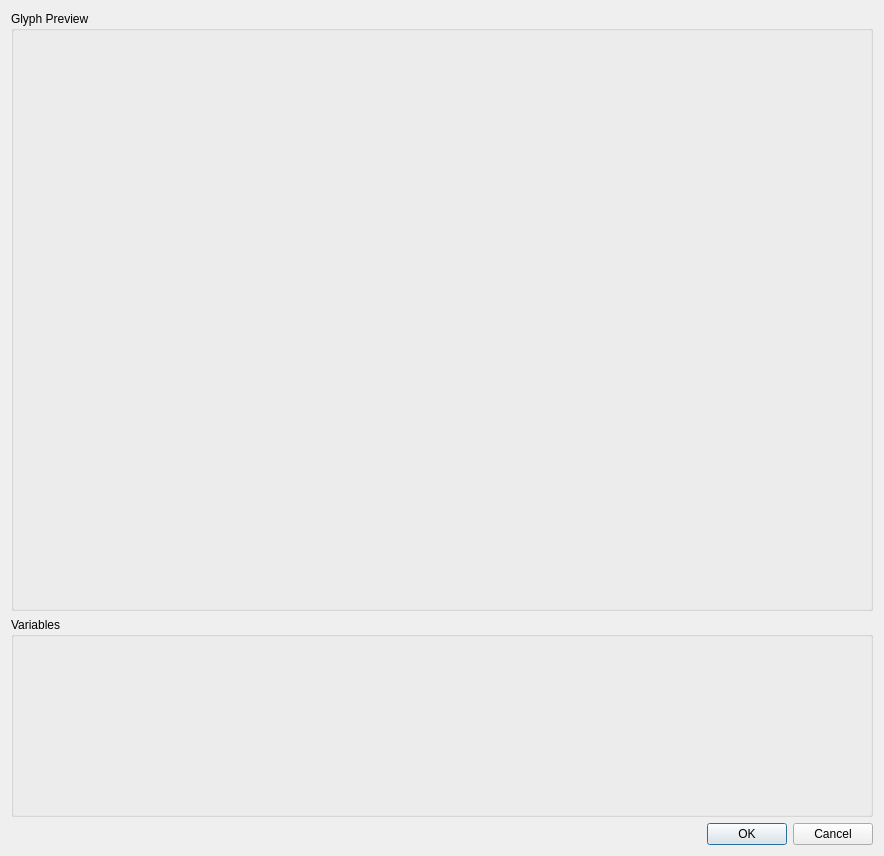
<?xml version="1.0" encoding="UTF-8"?>
<ui version="4.0">
 <class>GlyphDesignDialog</class>
 <widget class="QDialog" name="GlyphDesignDialog">
  <property name="geometry">
   <rect>
    <x>0</x>
    <y>0</y>
    <width>884</width>
    <height>855</height>
   </rect>
  </property>
  <property name="windowTitle">
   <string>Glyph Design</string>
  </property>
  <layout class="QHBoxLayout" name="horizontalLayout">
   <item>
    <layout class="QVBoxLayout" name="verticalLayout">
     <item>
      <widget class="QGroupBox" name="glyph_groupbox">
       <property name="sizePolicy">
        <sizepolicy hsizetype="Preferred" vsizetype="Preferred">
         <horstretch>0</horstretch>
         <verstretch>0</verstretch>
        </sizepolicy>
       </property>
       <property name="minimumSize">
        <size>
         <width>600</width>
         <height>600</height>
        </size>
       </property>
       <property name="title">
        <string>Glyph Preview</string>
       </property>
      </widget>
     </item>
     <item>
      <widget class="QGroupBox" name="variable_groupbox">
       <property name="minimumSize">
        <size>
         <width>0</width>
         <height>200</height>
        </size>
       </property>
       <property name="title">
        <string>Variables</string>
       </property>
      </widget>
     </item>
     <item>
      <widget class="QDialogButtonBox" name="buttonBox">
       <property name="orientation">
        <enum>Qt::Horizontal</enum>
       </property>
       <property name="standardButtons">
        <set>QDialogButtonBox::Cancel|QDialogButtonBox::Ok</set>
       </property>
      </widget>
     </item>
    </layout>
   </item>
  </layout>
 </widget>
 <resources/>
 <connections>
  <connection>
   <sender>buttonBox</sender>
   <signal>accepted()</signal>
   <receiver>GlyphDesignDialog</receiver>
   <slot>accept()</slot>
   <hints>
    <hint type="sourcelabel">
     <x>248</x>
     <y>254</y>
    </hint>
    <hint type="destinationlabel">
     <x>157</x>
     <y>274</y>
    </hint>
   </hints>
  </connection>
  <connection>
   <sender>buttonBox</sender>
   <signal>rejected()</signal>
   <receiver>GlyphDesignDialog</receiver>
   <slot>reject()</slot>
   <hints>
    <hint type="sourcelabel">
     <x>316</x>
     <y>260</y>
    </hint>
    <hint type="destinationlabel">
     <x>286</x>
     <y>274</y>
    </hint>
   </hints>
  </connection>
 </connections>
</ui>
